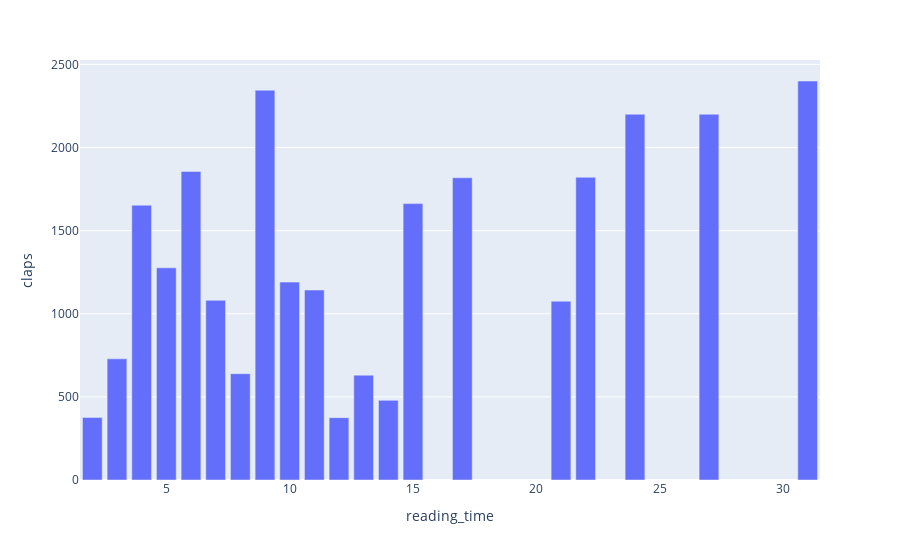

Here is the notebook cell this chart was saved with:
### Code cell
px.bar(df.groupby("reading_time")["claps"].mean().reset_index(), x="reading_time", y="claps")

### Figure 1 — Plotly figure (JSON) as saved in the notebook; plotly's stock layout.template omitted (floating-point values rounded to 4 significant figures)
{"data": [{"alignmentgroup": "True", "hovertemplate": "reading_time=%{x}<br>claps=%{y}<extra></extra>", "legendgroup": "", "marker": {"color": "#636efa", "pattern": {"shape": ""}}, "name": "", "offsetgroup": "", "orientation": "v", "showlegend": false, "textposition": "auto", "type": "bar", "x": [2, 3, 4, 5, 6, 7, 8, 9, 10, 11, 12, 13, 14, 15, 17, 21, 22, 24, 27, 31], "xaxis": "x", "y": [376.4, 728.9, 1653.0, 1276.0, 1856.0, 1081.0, 639.3, 2345.0, 1190.0, 1143.0, 375, 630.5, 479, 1662.0, 1818, 1076.0, 1821.0, 2200, 2200, 2400], "yaxis": "y"}], "layout": {"barmode": "relative", "legend": {"tracegroupgap": 0}, "margin": {"t": 60}, "xaxis": {"anchor": "y", "domain": [0, 1], "title": {"text": "reading_time"}}, "yaxis": {"anchor": "x", "domain": [0, 1], "title": {"text": "claps"}}}}
